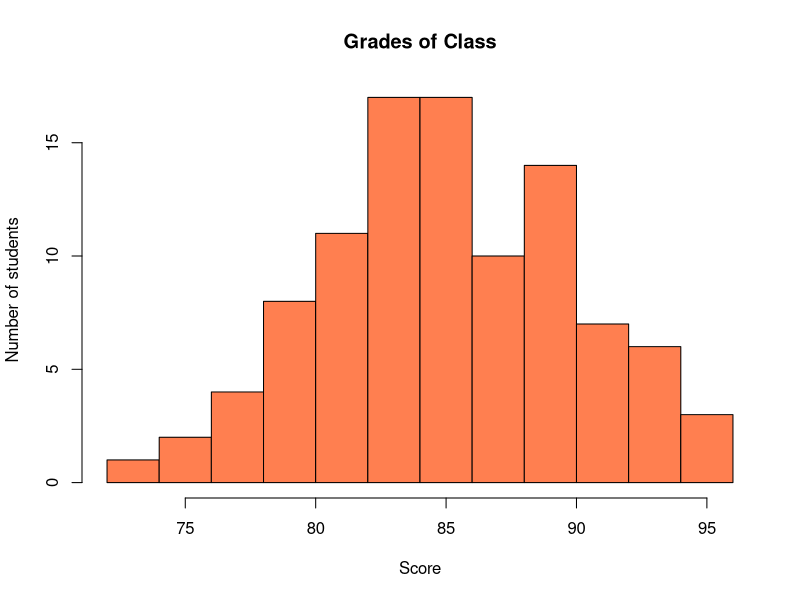
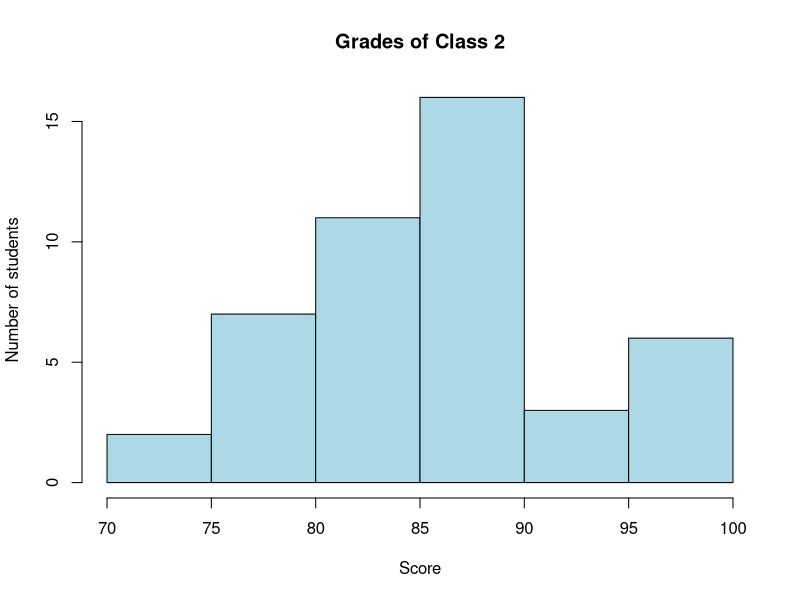

Here is the R script that generated these plots, in order:
###hypothesis
repeat {
  class <- rnorm(100,86,5)
  if (sum(class>100 | class<0)==0) {
    break
  }
}
print(sum(class>91 | class<81))
print(sum(class>96 | class<76))
hist(class,col="coral",ylab="Number of students",xlab="Score",main="Grades of Class")
###hypothesis2
repeat {
  class2 <- rnorm(45,85,6)
  if (sum(class2>100 | class2<0)==0) {
    break
  }
}
print(sum(class2>95))
hist(class2,col="lightblue",ylab="Number of students",xlab="Score",main="Grades of Class 2")
